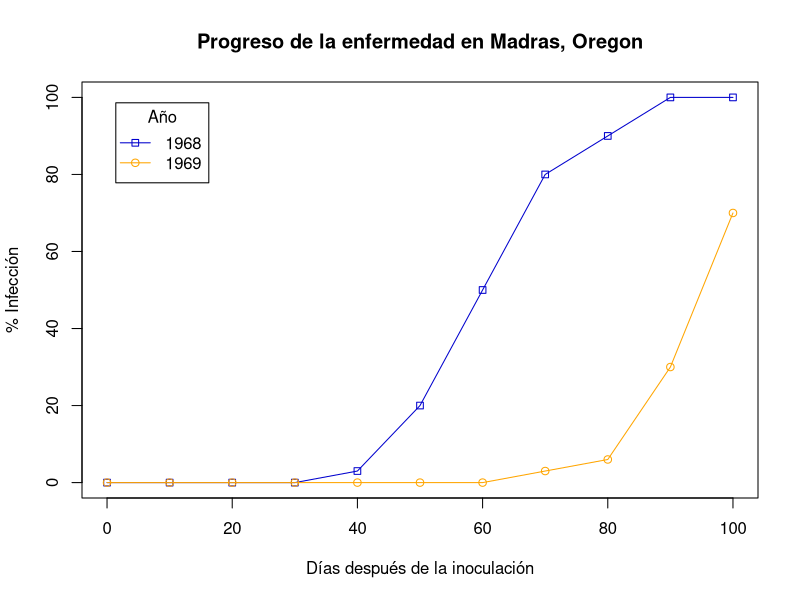

Source code (R): (Note: this script raises an error after producing the figure.)
# Epidemiología vegetal
# Ejercicio 3
# Dr. Ezequiel López
# Dr. Byron González
# http://cete.fausac.gt
# Con base en el texto de 


## Configure el vector para el gráfico de AUDPC, de la localidad de Madras 
##  DAI = Days After Inoculation (días después de la inoculación)

daysAfterInoculation <- c(0,10,20,30,40,50,60,70,80,90,100)
severityYear68 <- c(0,0,0,0,3,20,50,80, 90, 100, 100)
severityYear69 <- c( 0,0,0,0,0,0,0,3,6,30,70)

## Configure la línea de la gráfica para 1968

plot(
  daysAfterInoculation,
  severityYear68,
  type="o",
  pch=22,
  col="mediumblue",
  ylim=c(0,100),
  xlab='Días después de la inoculación',
  ylab='% Infección'
)

## Establezca el título principal

title(main="Progreso de la enfermedad en Madras, Oregon")

## Línea de superposición para el gráfico de 1969

lines(
  daysAfterInoculation,
  severityYear69,
  type="o", col="orange"
)

## Establezca la leyenda del gráfico en la esquina superior izquierda

legend(
  "topleft",
  c("1968","1969"),
  pch= c(22,21),
  lty=1,
  col = c("mediumblue","orange"),
  title="Año",
  inset=0.05
)

## Calcule el AUDPC usando la función llamada 'audpc' que
##      fue creada en el AUDPC exercise de este documento
## Si usted ha iniciado una nueva sesión de R y no ha salvado
##      la función usted necesitará crearla nuevamente.
## Para comprobar que tiene disponible la función, intente
##      ingresar el nombre de la función, 'audpc', en la línea de comando
##      y R retornará el contenido de la función.
# Calcule el AUDPC para 1968

audpc(severityYear68,daysAfterInoculation)

# Calcule el AUDPC para 1969

audpc(severityYear69,daysAfterInoculation)





